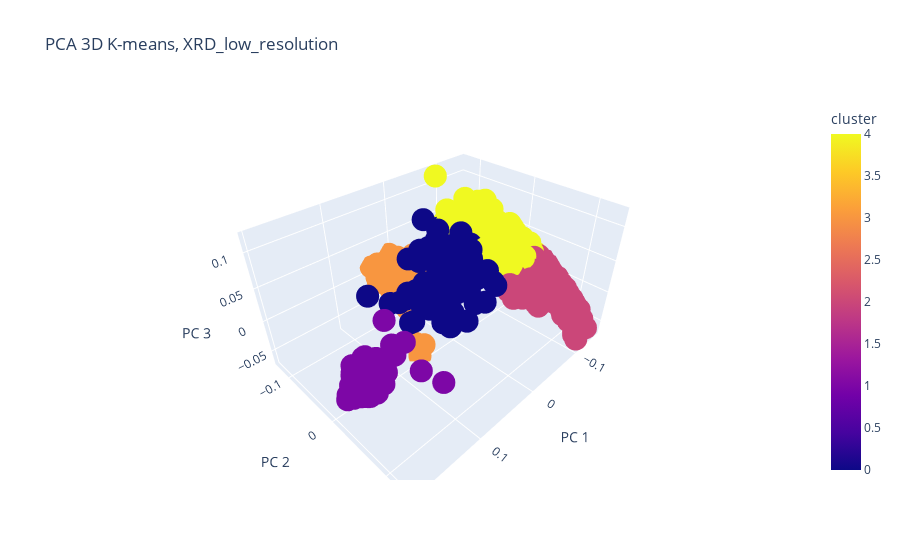

The cell this chart's notebook holds for it:
### Code cell
import plotly.express as px
dfPCA3 = dfPCA.iloc[:, [0, 1, 2]].copy()
dfPCA3 = dfPCA3.rename(columns={0: 'x1', 1: 'x2', 2:'x3'})
dfPCA3['cluster'] = dfPCA[['cluster']]
fig = px.scatter_3d(
    dfPCA3, x='x1', y='x2', z='x3', color=dfPCA3['cluster'],
    labels={'x1': 'PC 1', 'x2': 'PC 2', 'x3': 'PC 3'}, title='PCA 3D K-means, XRD_low_resolution'
)
fig.show()

### Figure 1 — Plotly figure (JSON) as saved in the notebook; plotly's stock layout.template omitted (floating-point values rounded to 4 significant figures; data arrays with more than 128 entries replaced by an {"elided": "..."} marker saying what was removed)
{"data": [{"hovertemplate": "PC 1=%{x}<br>PC 2=%{y}<br>PC 3=%{z}<br>cluster=%{marker.color}<extra></extra>", "legendgroup": "", "marker": {"color": {"elided": "1725 int values"}, "coloraxis": "coloraxis", "symbol": "circle"}, "mode": "markers", "name": "", "scene": "scene", "showlegend": false, "type": "scatter3d", "x": {"elided": "1725 float values"}, "y": {"elided": "1725 float values"}, "z": {"elided": "1725 float values"}}], "layout": {"coloraxis": {"colorbar": {"title": {"text": "cluster"}}, "colorscale": [[0, "#0d0887"], [0.1111, "#46039f"], [0.2222, "#7201a8"], [0.3333, "#9c179e"], [0.4444, "#bd3786"], [0.5556, "#d8576b"], [0.6667, "#ed7953"], [0.7778, "#fb9f3a"], [0.8889, "#fdca26"], [1, "#f0f921"]]}, "legend": {"tracegroupgap": 0}, "scene": {"domain": {"x": [0, 1], "y": [0, 1]}, "xaxis": {"title": {"text": "PC 1"}}, "yaxis": {"title": {"text": "PC 2"}}, "zaxis": {"title": {"text": "PC 3"}}}, "title": {"text": "PCA 3D K-means, XRD_low_resolution"}}}
